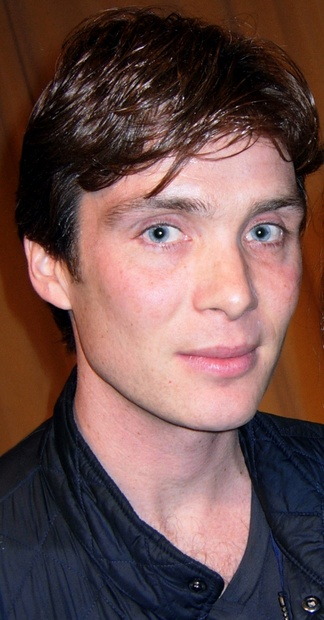
#> input picture assets/source/verify_now_2010.jpg, 324 x 620 px, shrunk from 819 x 1569 before the run
$ jupyter execute --allow-errors 03_face_verification.ipynb   (shell and % lines are left out)
#> lines starting #> are read from the running program, lines starting #| are printed output that depends on the picture
# Face Verification: One-to-One Face Comparison

[](https://colab.research.google.com/github/yakhyo/uniface/blob/main/examples/03_face_verification.ipynb) [](https://www.kaggle.com/code/yakhyokhuja/face-verification-one-to-one-face-comparison)

Compare two face images and decide whether they show the same person.

---

**UniFace** is a lightweight, production-ready Python library for face detection, recognition, tracking, landmark analysis, face parsing, gaze estimation, and face attributes.

GitHub: [github.com/yakhyo/uniface](https://github.com/yakhyo/uniface) | Docs: [yakhyo.github.io/uniface](https://yakhyo.github.io/uniface)

## Setup

[cell 1]

# Clone repo for assets (Colab / Kaggle only)
import os
if any(k in os.environ for k in ('COLAB_GPU', 'COLAB_RELEASE_TAG', 'KAGGLE_KERNEL_RUN_TYPE')):
    if not os.path.exists('uniface'):
        !git clone --depth 1 https://github.com/yakhyo/uniface.git
    os.chdir('uniface/examples')

[cell 2]
import cv2
import matplotlib.pyplot as plt

import uniface
from uniface.analyzer import FaceAnalyzer
from uniface.detection import RetinaFace
from uniface.recognition import ArcFace

print(uniface.__version__)

We need detection and recognition models for face verification.

#> (a cell that did not finish here is left out)

## 1. Load Two Faces

Two photographs of the same person, fourteen years apart.

[cell 4]
image_path1 = '../assets/source/verify_now_2010.jpg'
image_path2 = '../assets/source/verify_now_2024.jpg'

image1 = cv2.imread(image_path1)
#> image1 is the input picture: shape (620, 324, 3); mean B, G, R 76.8, 79.4, 108.7
image2 = cv2.imread(image_path2)
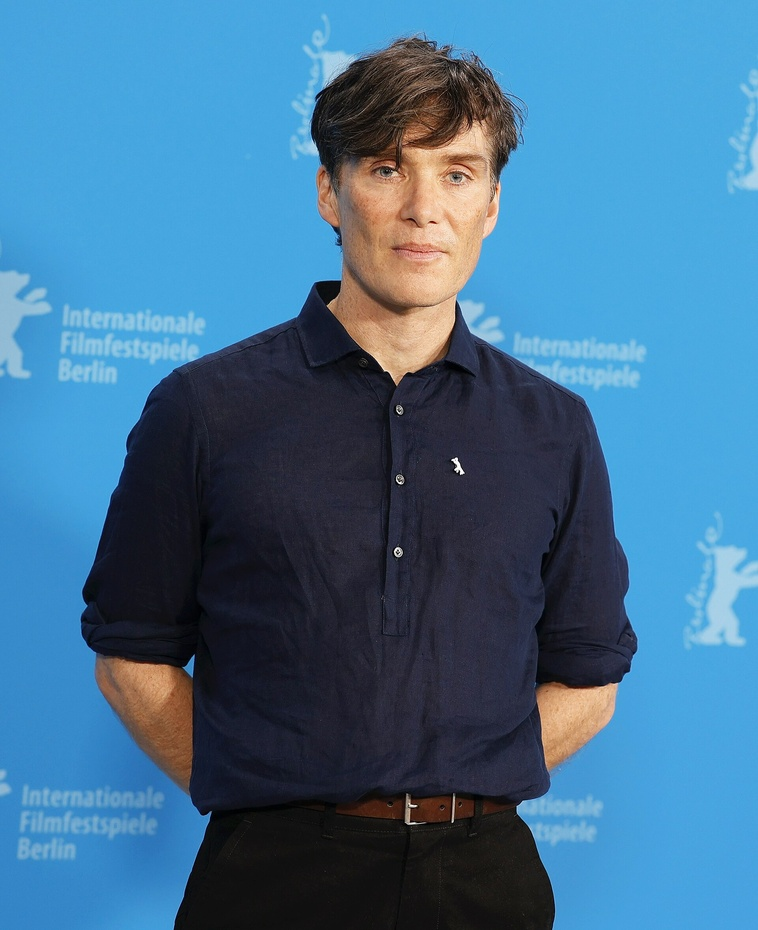
#> input picture assets/source/verify_now_2024.jpg, 758 x 930 px, shrunk from 1920 x 2355 before the run
#> image2 is the input picture: shape (930, 758, 3); mean B, G, R 146, 112.4, 65.2

# Analyze faces
#> (the rest of this cell did not finish here and is left out)

## 2. Look at Both Images

[cell 5]
fig, axes = plt.subplots(1, 2, figsize=(10, 5))

axes[0].imshow(cv2.cvtColor(image1, cv2.COLOR_BGR2RGB))
axes[0].set_title('Image 1')
axes[0].axis('off')

axes[1].imshow(cv2.cvtColor(image2, cv2.COLOR_BGR2RGB))
axes[1].set_title('Image 2')
axes[1].axis('off')

plt.tight_layout()
plt.show()
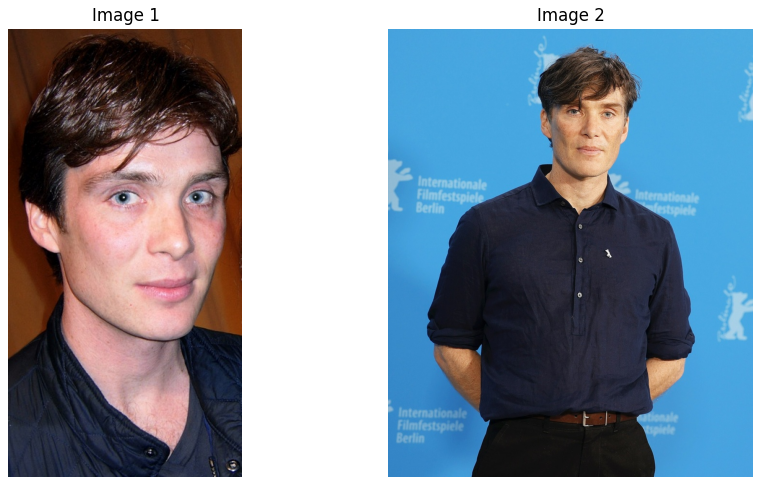
#> figure drawn by matplotlib, 2 panels
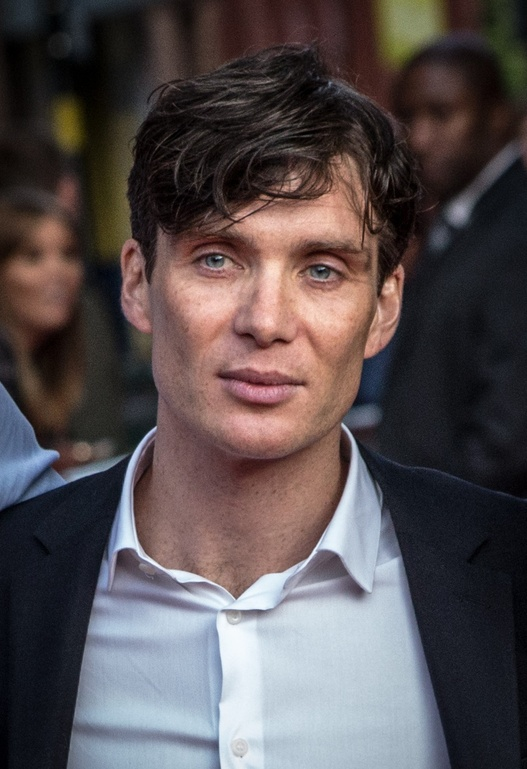
#> input picture assets/source/verify_now_2014.jpg, 527 x 769 px, shrunk from 1333 x 1947 before the run
#> further down, img2 is the input picture: shape (769, 527, 3); mean B, G, R 79.6, 78.1, 86.5

## 3. Compute Similarity

`compute_similarity()` is a dot product between two normalised embeddings, so it returns
the cosine similarity.

#> (a cell that did not finish here is left out)

## 4. Decide With a Threshold

[cell 7]
THRESHOLD = 0.4  # the library default, matching FAISS.search

#> (the rest of this cell did not finish here and is left out)

## 5. Compare Several Pairs

The same person against themselves, then each of them against a different person.

[cell 8]
image_pairs = [
    ('../assets/source/verify_now_2010.jpg', '../assets/source/verify_now_2014.jpg'),
    ('../assets/source/verify_now_2014.jpg', '../assets/source/verify_now_2024.jpg'),
    ('../assets/source/verify_now_2010.jpg', '../assets/source/verify_now_2024.jpg'),
    ('../assets/source/verify_now_2024.jpg', '../assets/source/age_adult.jpg'),
]

print('Comparing multiple pairs:')
#> (the rest of this cell did not finish here and is left out)
